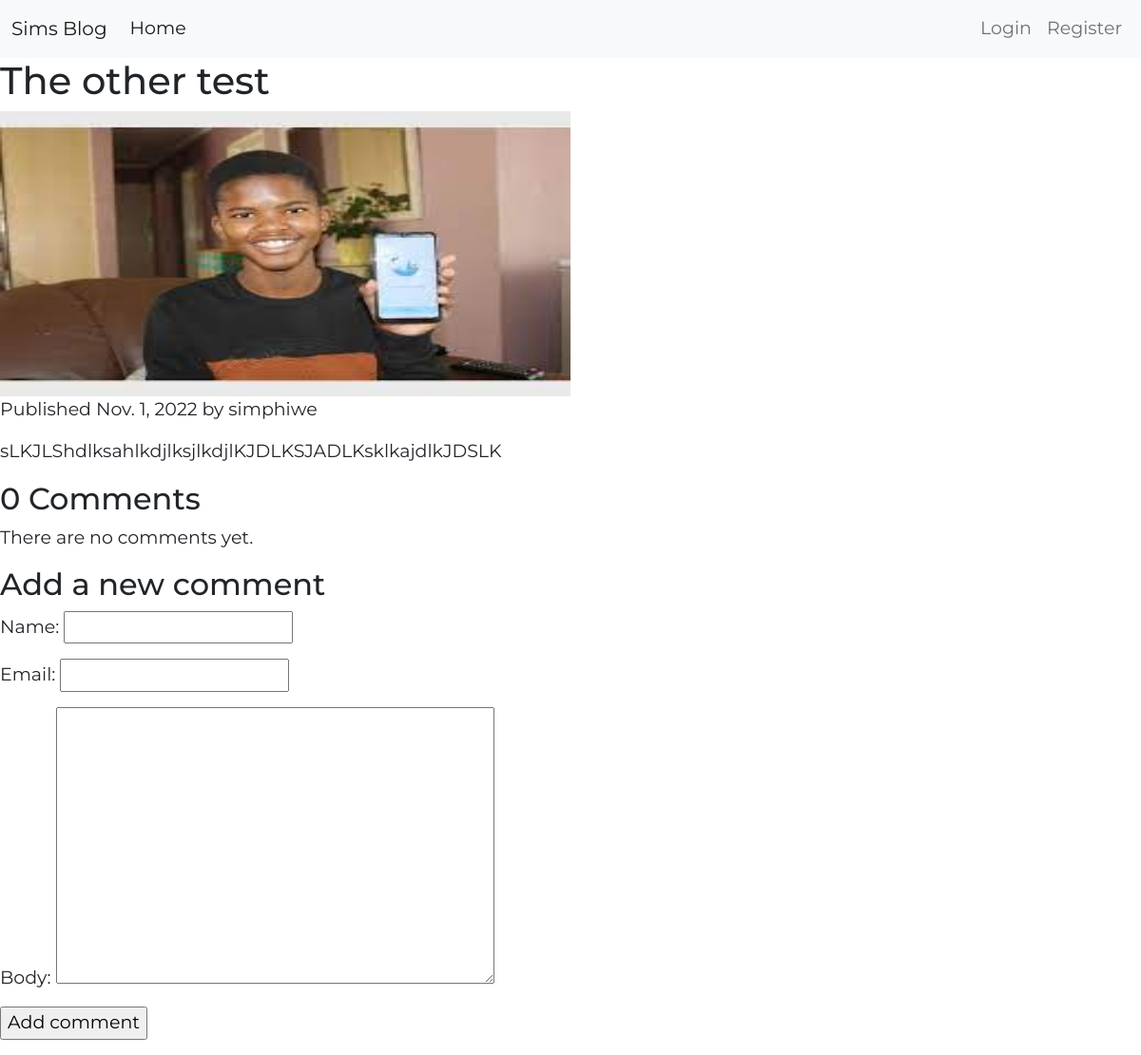
Page /2022/11/1/the-other-test/ on the committed database.
### core/models.py (models this page shows, shortened)
class Post(models.Model):
    STATUS_CHOICES =(
        ('draft', 'Draft'),
        ('published', 'Published'),
    )
    title = models.CharField(max_length=240, unique=True)
    body = models.TextField()
    img = models.FileField(upload_to='posts/')
    slug = models.SlugField(max_length=240, unique_for_date="publish")
    publish = models.DateField(default=timezone.now)
    author = models.ForeignKey(User, on_delete=models.CASCADE)
    status = models.CharField(max_length=10, choices=STATUS_CHOICES, default='draft')

### core/views.py (the view)
# urls.py: path('<int:year>/<int:month>/<int:day>/<slug:post>/', post_detail, name='post_detail'),
def post_detail(request, year, month, day, post):
	post = get_object_or_404(Post, slug=post, status='published', publish__year=year, publish__month=month, publish__day=day)
	comments = post.comments.filter(active=True)
	new_comment = None
	if request.method == 'POST':
		comment_form = CommentForm(data=request.POST)
		if comment_form.is_valid():
			new_comment = comment_form.save(commit=False)
			new_comment.post = post
			comment_form.save()
	else:
		comment_form = CommentForm()
	return render(request, 'post_detail.html', {'post': post, 'comments': comments, 'comment_form': comment_form})

### core/forms.py
class CommentForm(forms.ModelForm):
    class Meta:
        model = Comment
        fields = ('name', 'email', 'body')

### core/templates/post_detail.html (shortened to what this page needs)
{% extends 'base.html' %}
{% block content %}
    <h1> {{ post.title }} </h1>
    {% if post.img %}
    <img src="{{ post.img.url }}" alt="" width="600px" height="300px">
    {% endif %}
    <p class="data">
        Published {{ post.publish }} by {{ post.author }}
    </p>
    {{ post.body|linebreaks }}
    {% with comments.count as total_comments %}
    <h2>{{ total_comments }} Comment{{ total_comments|pluralize }}</h2>
    {% endwith %}
    {% for comment in comments %}
    <div class="comment">
        <p class="info">
            Comment {{ forloop.counter }} by {{ comment.name }}
            {{ comment.created }}
        </p>
        {{ comment.body|linebreaks }}
    </div>
    {% empty %}
    <p>There are no comments yet.</p>
    {% endfor %}
    {% if new_comment %}
    <h2>Your comment has been added</h2>
    {% else %}
    <h2>Add a new comment</h2>
    <form method="post">
        {{ comment_form.as_p }}
        <p><input type="submit" value="Add comment"></p>
    </form>
    {% endif %}
{% endblock content %}

### static/css/style.css (style rules this page uses)
body { font-family: 'Montserrat';font-size: 22px; }

### rows in the picture
Post: title "The other test", img (picture), publish "Nov. 1, 2022", author "simphiwe", body "sLKJLShdlksahlkdjlksjlkdjlKJDLKSJADLKsklkajdlkJDSLK"

### other values in the picture
{{ total_comments }} "0"
